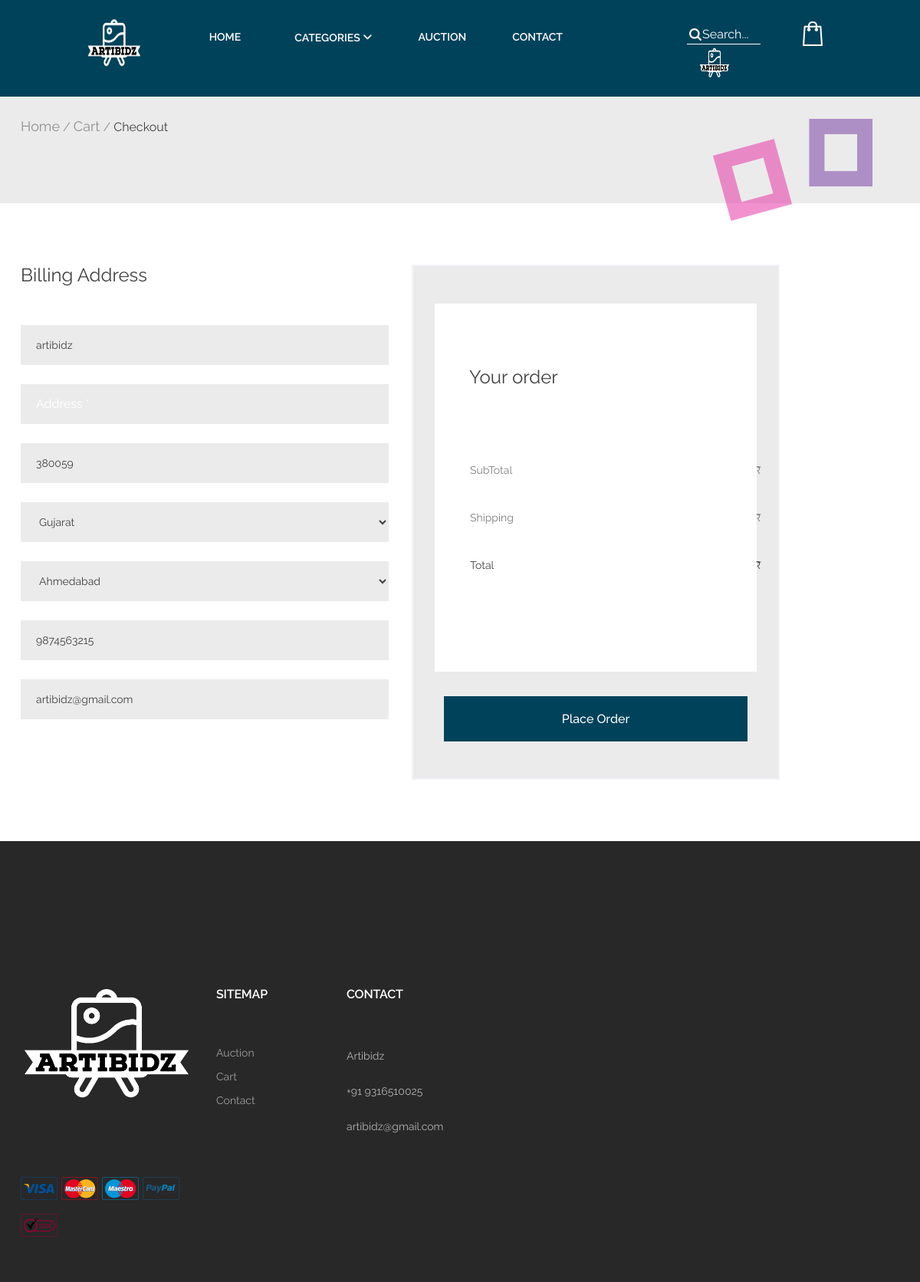
/customer/checkout.php (signed in), run on the app's committed database.
### tables this page shows
CREATE TABLE `user` (
  `user_id` int(11) NOT NULL,
  `fname` varchar(30) NOT NULL,
  `lname` varchar(30) NOT NULL,
  `gender` varchar(6) NOT NULL,
  `profile_pic` varchar(250) DEFAULT NULL,
  `username` varchar(30) NOT NULL,
  `email_address` varchar(50) NOT NULL,
  `contact_no` bigint(11) NOT NULL,
  `password` varchar(15) NOT NULL,
  `security_question` varchar(70) NOT NULL,
  `security_answer` varchar(70) NOT NULL,
  `date_of_birth` date NOT NULL,
  `address` varchar(150) NOT NULL,
  `city_id` int(11) NOT NULL,
  `pincode` int(11) NOT NULL,
  `user_type` varchar(20) NOT NULL
);

CREATE TABLE `state` (
  `state_id` int(11) NOT NULL,
  `state_name` varchar(30) NOT NULL
);

CREATE TABLE `city` (
  `city_id` int(11) NOT NULL,
  `city_name` varchar(30) NOT NULL,
  `state_id` int(11) NOT NULL
);

### customer/checkout.php (the view, shortened to what this page needs)
<?php
include 'functions.php';
$conn = connectToDatabase();
if (isset($_SESSION['user_id'])) {
	$sql="select profile_pic from user where user_id=$_SESSION[user_id]";
	$result = $conn->query($sql);
	$row1=mysqli_fetch_array($result);
}
	$servername = "localhost";
    $username = "root";
    $password = "";
    $dbname = "artibidz";
    $conn =mysqli_connect($servername, $username, $password, $dbname);
    $userId = $_SESSION['user_id'];
    $sql = "SELECT u.*, c.city_name, s.state_name
            FROM user u
            JOIN city c ON u.city_id = c.city_id
            JOIN state s ON c.state_id = s.state_id
            WHERE u.user_id = $userId";
    $result = $conn->query($sql);
    if ($result->num_rows > 0) {
        $row = $result->fetch_assoc();
    } else {
        echo "User not found.";
    }
?>
<!DOCTYPE html>
<html lang="zxx">
<head>
    <link rel="stylesheet" href="css/bootstrap.min.css"/>
    <link rel="stylesheet" href="css/font-awesome.min.css"/>
    <link rel="stylesheet" href="css/owl.carousel.css"/>
    <link rel="stylesheet" href="css/style.css"/>
    <link rel="stylesheet" href="css/animate.css"/>
    <link rel="stylesheet" href="https://cdnjs.cloudflare.com/ajax/libs/font-awesome/6.5.1/css/all.min.css"/>
</head>
<body>
	<header class="header-section">
		<div class="container-fluid">
			<div class="site-logo">
				<img src="img/artibidz-logo2.png" alt="logo">
			</div>
			<div class="header-right">
				<a href="#" class="search" onclick="performSearch()"><img class="sicon" src="img/icons/search.png" alt=""></a>
				<input type="search" name="search" id="search" placeholder="Search..." style="width:8vw;">
				<a href="cart.php" class="card-bag"><img src="img/icons/bag.png" alt=""></a>
					<a href="user_profile.php ">
						<?php if (isset($_SESSION['user_id']) && $row1 && isset($row1['profile_pic'])): ?>
                        <img class="user-pic" src="../<?php echo $row1['profile_pic']; ?>" alt="user-profile">
                        <?php else: ?>
                        <img class="user-pic" src="../images/836.jpg" alt="user-profile">
                        <?php endif; ?>
					</a>
			</div>
<ul class="main-menu">
    <li><a href="index.php">Home</a></li>
	<li class="dd"><a href="#">Categories <i class="fa-solid fa-angle-down"></i></a>
    </li>
    <li><a href="auction.php">Auction</a></li>
    <li><a href="contact.php">Contact</a></li>
</ul>
		</div>
	</header>
    <div class="page-info-section page-info">
        <div class="container">
            <div class="site-breadcrumb">
                <a href="index.php">Home</a> /
                <a href="cart.php">Cart</a> /
                <span>Checkout</span>
            </div>
            <img src="img/page-info-art.png" alt="" class="page-info-art">
        </div>
    </div>
    <div class="page-area cart-page spad">
        <div class="container">
            <form class="checkout-form" action="payment.php" method="post">
                <div class="row">
                    <div class="col-lg-6">
                        <h4 class="checkout-title">Billing Address</h4>
                        <div class="row">
                            <div class="col-md-6">
                                <input type="text" placeholder="Name *" name="nm" value="<?php echo $row['fname']; $_SESSION['fname']=$row['fname']; ?>" readonly>
                                <input type="text" placeholder="Address *" name="address" value="<?php echo $row['address']; ?>" readonly>
                                <input type="text" placeholder="Zipcode *" name="pincode" value="<?php echo $row['pincode']; ?>" readonly>
                                <select name="state" readonly>
                                    <option><?php echo $row['state_name']; ?></option>
                                </select>
                                <select name="city" readonly>
                                    <option><?php echo $row['city_name']; ?></option>
                                </select>
                                <input type="text" placeholder="Phone no *" name="no" value="<?php echo $row['contact_no']; ?>" readonly>
                                <input type="email" placeholder="Email Address *" name="email" value="<?php echo $row['email_address']; ?>" readonly>
                            </div>
                        </div>
                    </div>
                    <div class="col-lg-6">
                        <div class="order-card">
                            <div class="order-details">
                                <div class="od-warp">
                                    <h4 class="checkout-title">Your order</h4>
                                    <table class="order-table">
                                        <tbody>
                                            <tr>
                                                <td>SubTotal</td>
                                                <td>&#8377;<?php echo $_GET['subtotal']; ?></td>
                                            </tr>
                                            <tr class="cart-subtotal">
                                                <td>Shipping</td>
                                                <td>&#8377;<?php echo $_GET['shipping']; ?></td>
                                            </tr>
                                        </tbody>
                                        <tfoot>
                                            <tr class="order-total">
                                                <th>Total</th>
                                                <th>&#8377;<?php echo $_GET['total']; $_SESSION['total']=$_GET['total']; ?></th>
                                            </tr>
                                        </tfoot>
                                    </table>
                                </div>
                            </div>
                            <button class="site-btn btn-full">Place Order</button>
                        </div>
                    </div>
                </div>
            </form>
        </div>
    </div>
    <section class="footer-top-section home-footer">
		<div class="container">
			<div class="row">
				<div class="col-lg-3 col-md-8 col-sm-12">
					<div class="footer-widget about-widget">
						<img src="img/artibidz-logo2.png" class="footer-logo" alt="">
						<div class="cards">
							<img src="img/cards/5.png" alt="">
							<img src="img/cards/4.png" alt="">
							<img src="img/cards/3.png" alt="">
							<img src="img/cards/2.png" alt="">
							<img src="img/cards/1.png" alt="">
						</div>
					</div>
				</div>
				<div class="col-lg-2 col-md-4 col-sm-6">
					<div class="footer-widget">
						<h6 class="fw-title">Sitemap</h6>
						<ul>
							<li><a href="auction.php">Auction</a></li>
							<li><a href="cart.php">Cart</a></li>
							<li><a href="contact.php">Contact</a></li>
						</ul>
					</div>
				</div>
				<div class="col-lg-2 col-md-4 col-sm-6">
					<div class="footer-widget">
						<h6 class="fw-title">Contact</h6>
						<div class="text-box">
							<p>Artibidz</p>
							<p>+91 9316510025</p>
							<p>artibidz@gmail.com</p>
						</div>
					</div>
				</div>
			</div>
		</div>
	</section>
</body>
</html>

### customer/css/style.css (style rules this page uses)
html, body { height: 100%; font-family: 'Raleway', sans-serif; -webkit-font-smoothing: antialiased; font-smoothing: antialiased; }
h1, h2, h3, h4, h5, h6 { margin: 0; font-weight: 500; color: #414141; }
h4 { font-size: 24px; }
h6 { font-size: 16px; }
p { font-size: 14px; color: #b4b4b4; line-height: 2; }
img { max-width: 100%; }
ul, ol { padding: 0; margin: 0; }
.spad { padding-top: 80px; padding-bottom: 80px; }
.site-btn { display: inline-block; text-align: center; font-size: 14px; color: #fff; padding: 12px 30px; min-width: 138px; font-weight: 500; border: none; background: #414141; cursor: pointer; line-height: normal; -webkit-transition: all 0.3s ease 0s; -o-transition: all 0.3s ease 0s; transition: all 0.3s ease 0s; }
.header-section { position: absolute; width: 100%; padding: 30px 33px 0; left: 0; top: 0; z-index: 99; padding-bottom: 3vh; background: #00000070; }
.site-logo { display: inline-block; padding-top: 0; float: left; }
.main-menu { list-style: none; margin: 0 auto; display: block; float: right; margin-right: 305px; }
.main-menu li { display: inline; float: left; }
.main-menu li a { display: inline-block; font-size: 14px; text-transform: uppercase; font-weight: 600; color: #fff; padding: 8px 5px 0; margin-left: 50px; }
.dd { display: inline-block; font-size: 14px; text-transform: uppercase; font-weight: 600; color: #fff; margin-left: 50px; background:transparent; border: 0; position: relative; bottom: 9.5px; }
.header-right { float: right; width: 12vw; }
.header-right a { display: inline-block; }
.header-right .card-bag { position: relative; text-align: center; }
.header-right .search { margin-left: 20px; }
.header-right .search img { padding-top: 10px; }
.footer-top-section { padding-top: 190px; padding-bottom: 50px; background: #282828; }
.footer-top-section.home-footer { padding-bottom: 0; }
.footer-widget { margin-bottom: 50px; }
.footer-widget .fw-title { text-transform: uppercase; font-weight: 600; color: #fff; margin-bottom: 57px; letter-spacing: -0.2px; }
.footer-widget ul { list-style: none; }
.footer-widget ul li { font-size: 14px; display: block; margin-bottom: 10px; color: #fff; opacity: 0.55; }
.footer-widget ul li:last-child { margin-bottom: 0; }
.footer-widget ul li a { color: #fff; }
.footer-widget .text-box p { margin-bottom: 18px; }
.footer-widget .text-box p:last-child { margin-bottom: 0; }
.about-widget .footer-logo { margin-bottom: 50px; }
.about-widget .cards img { margin-right: 1px; }
.page-info-section { background: #ebebeb; }
.page-info-section.page-info { padding: 87px 0; }
.page-info-section .container { position: relative; }
.page-info-section .page-info-art { position: absolute; bottom: -110px; right: 50px; }
.site-breadcrumb { color: #909090; }
.site-breadcrumb a { font-size: 18px; color: #909090; }
.site-breadcrumb span { color: #414141; }
.checkout-form .checkout-title { font-weight: 400; margin-bottom: 50px; }
.checkout-form input[type=text], .checkout-form input[type=email], .checkout-form input[type=password], .checkout-form select { width: 100%; border: none; background: #ebebeb; font-size: 14px; height: 52px; margin-bottom: 25px; color: #414141; padding: 5px 20px; }
.order-card { background: #ebebeb; padding: 34px 40px; border: 2px solid #f4f2f8; }
.order-card .btn-full { width: 100%; font-size: 16px; background: #b09d81; padding: 20px 30px; margin-top: 32px; }
.order-details { padding: 38px 19px 24px; background: #fff; }
.od-warp { padding: 0 26px; }
.order-table { width: 100%; }
.order-table th { font-size: 14px; font-weight: 400; color: #414141; }
.order-table td { font-size: 14px; color: #7e7e7e; }
.order-table tbody td { padding-bottom: 40px; }
@media (min-width: 1200px) { .container { max-width: 1176px; } }
@media only screen and (max-width: 1527px) { .main-menu { margin-right: 290px; } }
@media only screen and (max-width: 1350px) { .main-menu { margin-right: 80px; } }
input[type="search"] { border: none; outline: none; padding-bottom: 5px; background: transparent; color: #fff; border-bottom: 2px solid #ffffffa9 ; margin-left: 1vw; font-family: 'Raleway', sans-serif; }
::placeholder { color: #fff; font-family: 'Raleway', sans-serif; }

### data on the page
user: profile_pic (picture), nm "artibidz", pincode "380059", state "Gujarat", city "Ahmedabad", no "9874563215", email "artibidz@gmail.com"
